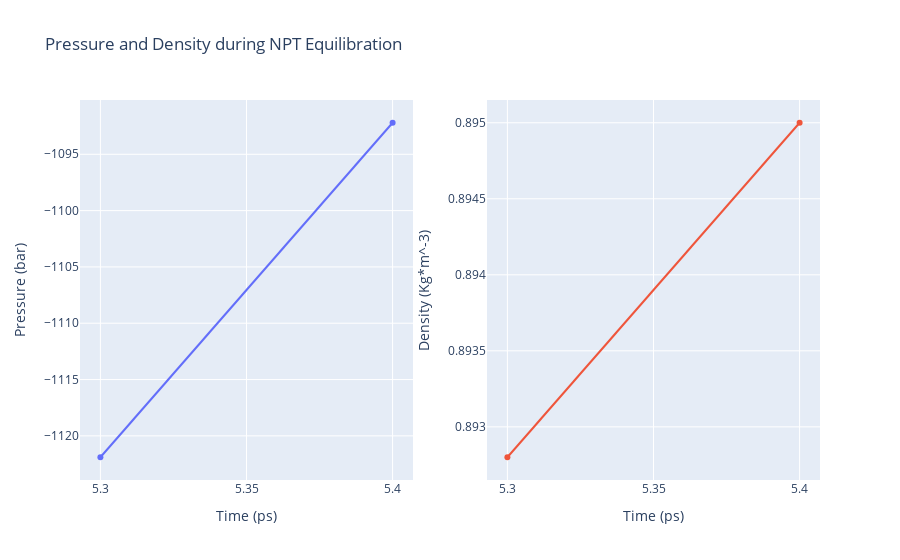

Notebook cell for this chart:
### Code cell
with open("output/sander.npt.dat",'r') as pd_file:
    x,y,z = map(
        list,
        zip(*[
            (float(line.split()[0]),float(line.split()[1]),float(line.split()[2]))
            for line in pd_file 
            if not line.startswith(("#","@")) 
        ])
    )

plotly.offline.init_notebook_mode(connected=True)

trace1 = go.Scatter(
    x=x,y=y
)
trace2 = go.Scatter(
    x=x,y=z
)

fig = subplots.make_subplots(rows=1, cols=2, print_grid=False)

fig.append_trace(trace1, 1, 1)
fig.append_trace(trace2, 1, 2)

fig['layout']['xaxis1'].update(title='Time (ps)')
fig['layout']['xaxis2'].update(title='Time (ps)')
fig['layout']['yaxis1'].update(title='Pressure (bar)')
fig['layout']['yaxis2'].update(title='Density (Kg*m^-3)')

fig['layout'].update(title='Pressure and Density during NPT Equilibration')
fig['layout'].update(showlegend=False)

plotly.offline.iplot(fig)

### Figure 1 — Plotly figure (JSON) as saved in the notebook; plotly's stock layout.template omitted (floating-point values rounded to 4 significant figures)
{"data": [{"type": "scatter", "x": [5.3, 5.4], "xaxis": "x", "y": [-1122.0, -1092.0], "yaxis": "y"}, {"type": "scatter", "x": [5.3, 5.4], "xaxis": "x2", "y": [0.8928, 0.895], "yaxis": "y2"}], "layout": {"showlegend": false, "title": {"text": "Pressure and Density during NPT Equilibration"}, "xaxis": {"anchor": "y", "domain": [0, 0.45], "title": {"text": "Time (ps)"}}, "xaxis2": {"anchor": "y2", "domain": [0.55, 1], "title": {"text": "Time (ps)"}}, "yaxis": {"anchor": "x", "domain": [0, 1], "title": {"text": "Pressure (bar)"}}, "yaxis2": {"anchor": "x2", "domain": [0, 1], "title": {"text": "Density (Kg*m^-3)"}}}}
